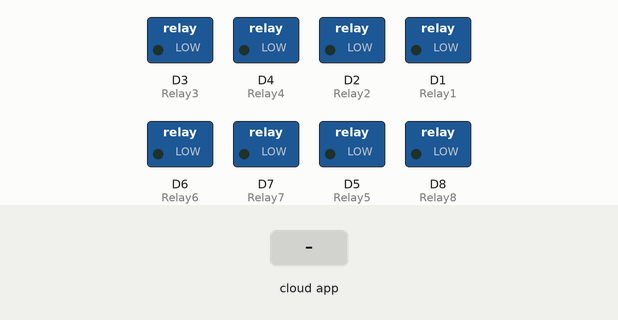
The sketch below on a simulated ESP8266 (NodeMCU). Parts: switched loads named in the sketch (green lamp = pin HIGH). The test bench sets the inputs (shaded band). WiFi joins after 1.5 s; servers stay silent unless stated; no MQTT or app messages arrive unless stated; what the sketch prints to the serial monitor is not drawn.

Above: at 2.7 s.
2.8 s: the phone or cloud app sets Relay1 to 1
At 3.7 s:
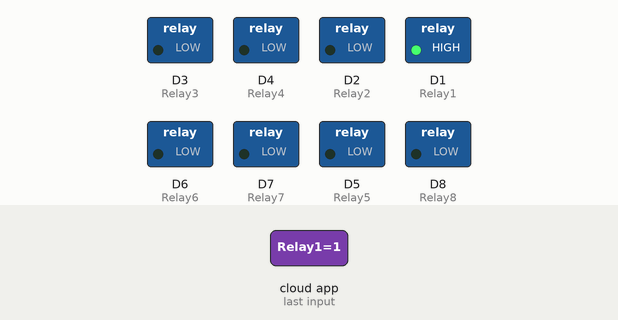
4.3 s: the phone or cloud app sets Relay3 to 1
At 4.8 s:
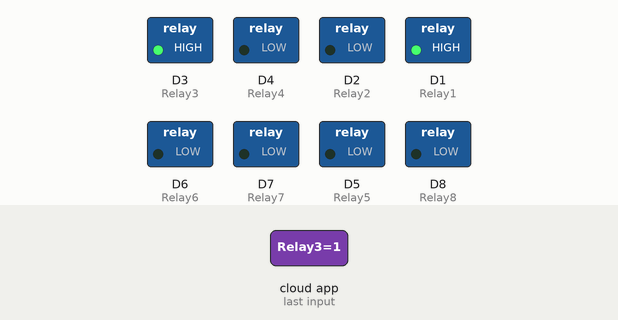
5.8 s: the phone or cloud app sets Relay2 to 1
At 7.0 s:
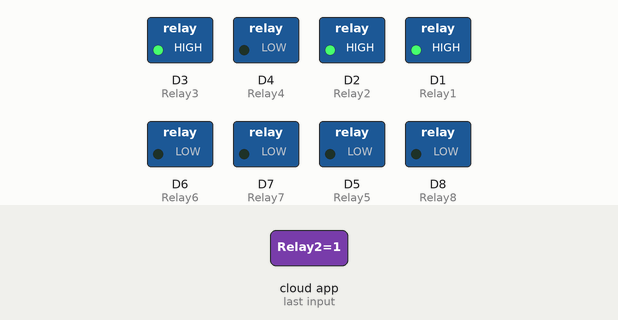
7.3 s: the phone or cloud app sets Relay4 to 1
At 7.7 s:
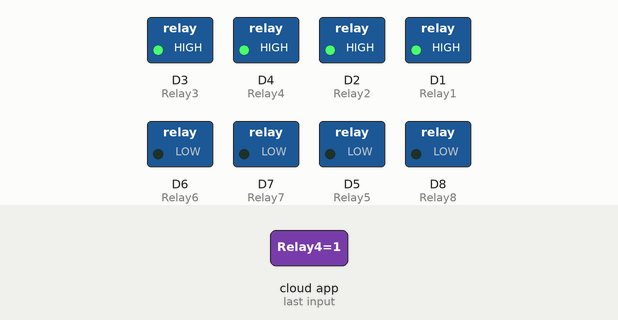
8.8 s: the phone or cloud app sets Relay5 to 1
At 10.0 s:
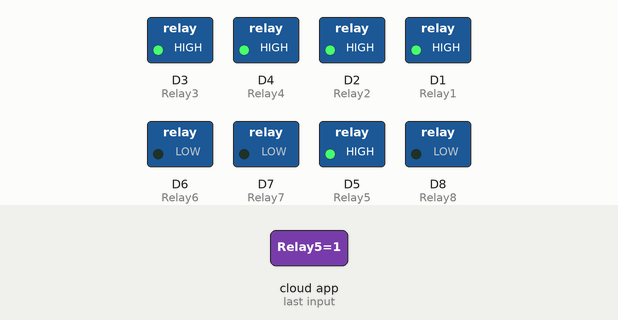
10.3 s: the phone or cloud app sets Relay6 to 1
At 11.0 s:
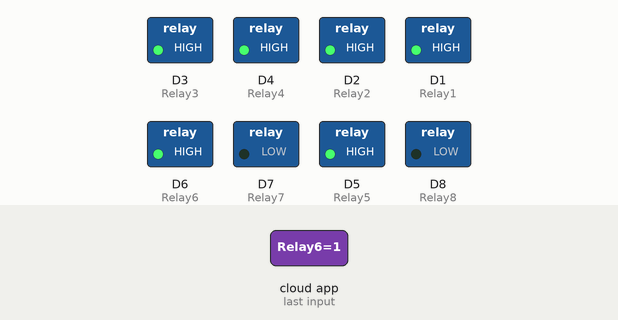
Timing chart, 0 to 12.8 s (numbered marks = the images above; inputs shaded):
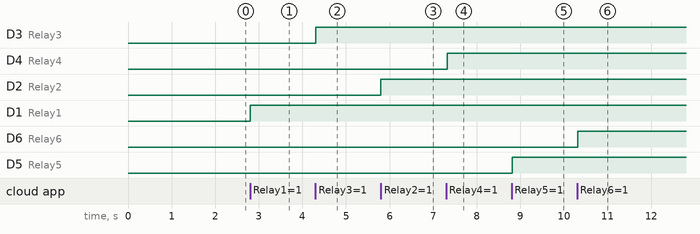

The sketch:

automatizacion.ino
```cpp
#include <ESP8266WiFi.h>
#include "Adafruit_MQTT.h"
#include "Adafruit_MQTT_Client.h"

#define Relay1            D1
#define Relay2            D2
#define Relay3            D3
#define Relay4            D4
#define Relay5            D5
#define Relay6            D6
#define Relay7            D7
#define Relay8            D8

#define WLAN_SSID       "NETLIFE-Orellana"             // Your SSID
#define WLAN_PASS       "0907635593"        // Your password

/************************* Adafruit.io Setup *********************************/

#define AIO_SERVER      "io.adafruit.com" //Adafruit Server
#define AIO_SERVERPORT  1883
#define AIO_USERNAME    "fernanbuko"            // Username
#define AIO_KEY         "354a290a9d564eec87974eff2d71f941"   // Auth Key

//WIFI CLIENT
WiFiClient client;

Adafruit_MQTT_Client mqtt(&client, AIO_SERVER, AIO_SERVERPORT, AIO_USERNAME, AIO_KEY);

Adafruit_MQTT_Subscribe Light1 = Adafruit_MQTT_Subscribe(&mqtt, AIO_USERNAME "/feeds/Relay1"); // Feeds name should be same everywhere
Adafruit_MQTT_Subscribe Light2 = Adafruit_MQTT_Subscribe(&mqtt, AIO_USERNAME "/feeds/Relay2");
Adafruit_MQTT_Subscribe Light3 = Adafruit_MQTT_Subscribe(&mqtt, AIO_USERNAME "/feeds/Relay3");
Adafruit_MQTT_Subscribe Light4 = Adafruit_MQTT_Subscribe(&mqtt, AIO_USERNAME "/feeds/Relay4");
Adafruit_MQTT_Subscribe Light5 = Adafruit_MQTT_Subscribe(&mqtt, AIO_USERNAME "/feeds/Relay5");
Adafruit_MQTT_Subscribe Light6 = Adafruit_MQTT_Subscribe(&mqtt, AIO_USERNAME "/feeds/Relay6");
Adafruit_MQTT_Subscribe Light7 = Adafruit_MQTT_Subscribe(&mqtt, AIO_USERNAME "/feeds/Relay7");
Adafruit_MQTT_Subscribe Light8 = Adafruit_MQTT_Subscribe(&mqtt, AIO_USERNAME "/feeds/Relay8");


void MQTT_connect();

void setup() {
  Serial.begin(9600);

  pinMode(Relay1, OUTPUT);
  pinMode(Relay2, OUTPUT);
  pinMode(Relay3, OUTPUT);
  pinMode(Relay4, OUTPUT);
  pinMode(Relay5, OUTPUT);
  pinMode(Relay6, OUTPUT);
  pinMode(Relay7, OUTPUT);
  pinMode(Relay8, OUTPUT);


  // Connect to WiFi access point.
  Serial.println(); Serial.println();
  Serial.print("Connecting to ");
  Serial.println(WLAN_SSID);

  WiFi.begin(WLAN_SSID, WLAN_PASS);
  while (WiFi.status() != WL_CONNECTED) {
    delay(500);
    Serial.print(".");
  }
  Serial.println();

  Serial.println("WiFi connected");
  Serial.println("IP address: ");
  Serial.println(WiFi.localIP());

  mqtt.subscribe(&Light1);
  mqtt.subscribe(&Light3);
  mqtt.subscribe(&Light2);
  mqtt.subscribe(&Light4);
  mqtt.subscribe(&Light5);
  mqtt.subscribe(&Light6);
  mqtt.subscribe(&Light7);
  mqtt.subscribe(&Light8);

}

void loop() {

  MQTT_connect();


  Adafruit_MQTT_Subscribe *subscription;
  while ((subscription = mqtt.readSubscription(20000))) {
    if (subscription == &Light1) {
      Serial.print(F("Got: "));
      Serial.println((char *)Light1.lastread);
      int Light1_State = atoi((char *)Light1.lastread);
      digitalWrite(Relay1, Light1_State);

    }
    if (subscription == &Light2) {
      Serial.print(F("Got: "));
      Serial.println((char *)Light2.lastread);
      int Light2_State = atoi((char *)Light2.lastread);
      digitalWrite(Relay2, Light2_State);
    }
    if (subscription == &Light3) {
      Serial.print(F("Got: "));
      Serial.println((char *)Light3.lastread);
      int Light3_State = atoi((char *)Light3.lastread);
      digitalWrite(Relay3, Light3_State);
    }
    if (subscription == &Light4) {
      Serial.print(F("Got: "));
      Serial.println((char *)Light4.lastread);
      int Light4_State = atoi((char *)Light4.lastread);
      digitalWrite(Relay4, Light4_State);

    }
     if (subscription == &Light5) {
      Serial.print(F("Got: "));
      Serial.println((char *)Light5.lastread);
      int Light5_State = atoi((char *)Light5.lastread);
      digitalWrite(Relay5, Light5_State);
     }

     if (subscription == &Light6) {
      Serial.print(F("Got: "));
      Serial.println((char *)Light6.lastread);
      int Light6_State = atoi((char *)Light6.lastread);
      digitalWrite(Relay6, Light6_State);
     }
     if (subscription == &Light7) {
      Serial.print(F("Got: "));
      Serial.println((char *)Light7.lastread);
      int Light7_State = atoi((char *)Light7.lastread);
      digitalWrite(Relay7, Light7_State);
     }
     if (subscription == &Light8) {
      Serial.print(F("Got: "));
      Serial.println((char *)Light8.lastread);
      int Light8_State = atoi((char *)Light8.lastread);
      digitalWrite(Relay8, Light8_State);
     }
  }
}

void MQTT_connect() {
  int8_t ret;

  if (mqtt.connected()) {
    return;
  }

  Serial.print("Connecting to MQTT... ");

  uint8_t retries = 3;

  while ((ret = mqtt.connect()) != 0) {
    Serial.println(mqtt.connectErrorString(ret));
    Serial.println("Retrying MQTT connection in 5 seconds...");
    mqtt.disconnect();
    delay(5000);
    retries--;
    if (retries == 0) {
      while (1);
    }
  }
  Serial.println("MQTT Connected!");

}
```

Measured:
- after the input at 2.8 s, D1 (Relay1): LOW → HIGH at once
- after the input at 4.3 s, D3 (Relay3): LOW → HIGH at once
- after the input at 5.8 s, D2 (Relay2): LOW → HIGH at once
- after the input at 7.3 s, D4 (Relay4): LOW → HIGH at once
- after the input at 8.8 s, D5 (Relay5): LOW → HIGH at once
- after the input at 10.3 s, D6 (Relay6): LOW → HIGH at once
